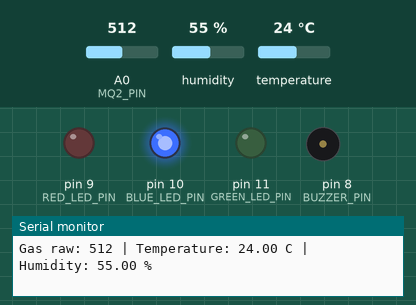
Simulated run of this sketch. Board: Arduino Uno, built with avr-gcc and run on an emulated ATmega328P. Parts: output pins drawn as LEDs (lit = HIGH), buzzer (waves = sounding), the last lines printed to the serial monitor. The test bench sets the inputs (shaded band); at power-on: A0 (MQ2_PIN) = 512, humidity 55 %, temperature 24 °C.

Above: at 2.8 s.
2.9 s: A0 (MQ2_PIN) set to 535
6.4 s: A0 (MQ2_PIN) set to 558
At 9.3 s:
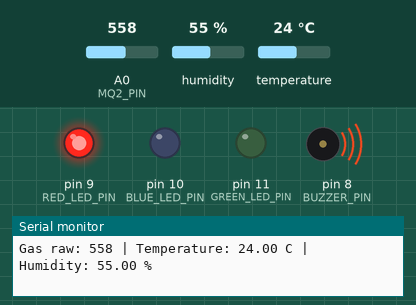
9.6 s: A0 (MQ2_PIN) set to 340
At 10.5 s:
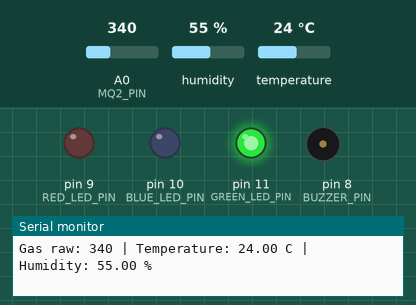
12.3 s: A0 (MQ2_PIN) set to 365
At 14.9 s:
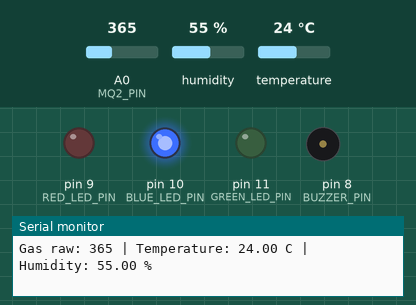
18.3 s: A0 (MQ2_PIN) set to 306
At 19.7 s:
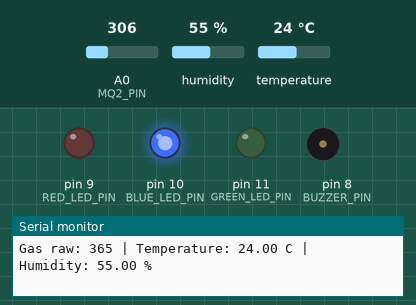
Timing chart, 0 to 21.8 s (numbered marks = the images above; inputs shaded):
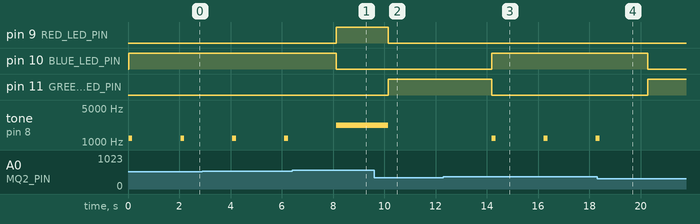

The sketch:

04_Industrial_Gas_Temperature_Monitor.ino
```cpp
#include <DHT.h>

/*
  Industrial Gas and Temperature Monitor - Arduino Uno R3

  Install: "DHT sensor library" by Adafruit.

  Connections:
  MQ-2 analog output -> A0
  DHT11 data -> D2
  Buzzer -> D8
  Red LED -> D9
  Blue LED -> D10
  Green LED -> D11

  Allow the MQ-2 to warm up and calibrate GAS_WARNING_LEVEL.
*/

#define DHT_TYPE DHT11

const byte MQ2_PIN = A0;
const byte DHT_PIN = 2;
const byte BUZZER_PIN = 8;
const byte RED_LED_PIN = 9;
const byte BLUE_LED_PIN = 10;
const byte GREEN_LED_PIN = 11;

const int GAS_WARNING_LEVEL = 350;
const int GAS_DANGER_LEVEL = 550;
const float TEMPERATURE_WARNING_C = 35.0;
const float TEMPERATURE_DANGER_C = 45.0;

DHT dht(DHT_PIN, DHT_TYPE);

void showNormal() {
  digitalWrite(GREEN_LED_PIN, HIGH);
  digitalWrite(BLUE_LED_PIN, LOW);
  digitalWrite(RED_LED_PIN, LOW);
  noTone(BUZZER_PIN);
}

void showWarning() {
  digitalWrite(GREEN_LED_PIN, LOW);
  digitalWrite(BLUE_LED_PIN, HIGH);
  digitalWrite(RED_LED_PIN, LOW);
  tone(BUZZER_PIN, 1200, 150);
}

void showDanger() {
  digitalWrite(GREEN_LED_PIN, LOW);
  digitalWrite(BLUE_LED_PIN, LOW);
  digitalWrite(RED_LED_PIN, HIGH);
  tone(BUZZER_PIN, 2200);
}

void setup() {
  pinMode(BUZZER_PIN, OUTPUT);
  pinMode(RED_LED_PIN, OUTPUT);
  pinMode(BLUE_LED_PIN, OUTPUT);
  pinMode(GREEN_LED_PIN, OUTPUT);

  Serial.begin(9600);
  dht.begin();
}

void loop() {
  const int gasValue = analogRead(MQ2_PIN);
  const float temperature = dht.readTemperature();
  const float humidity = dht.readHumidity();

  if (isnan(temperature) || isnan(humidity)) {
    Serial.println(F("DHT11 read failed."));
    delay(2000);
    return;
  }

  const bool danger = gasValue >= GAS_DANGER_LEVEL ||
                      temperature >= TEMPERATURE_DANGER_C;
  const bool warning = gasValue >= GAS_WARNING_LEVEL ||
                       temperature >= TEMPERATURE_WARNING_C;

  if (danger) {
    showDanger();
  } else if (warning) {
    showWarning();
  } else {
    showNormal();
  }

  Serial.print(F("Gas raw: "));
  Serial.print(gasValue);
  Serial.print(F(" | Temperature: "));
  Serial.print(temperature);
  Serial.print(F(" C | Humidity: "));
  Serial.print(humidity);
  Serial.println(F(" %"));

  delay(2000);
}
```

Measured:
- the behaviour switches between 549 and 550 on A0 (MQ2_PIN) (found by bisection; images 0 and 1)
- the behaviour switches between 349 and 350 on A0 (MQ2_PIN) (found by bisection; images 2 and 3)
- after the input at 6.4 s, pin 9 (RED_LED_PIN): LOW → HIGH after 1.7 s; pin 10 (BLUE_LED_PIN): HIGH → LOW after 1.7 s
- after the input at 9.6 s, pin 9 (RED_LED_PIN): HIGH → LOW after 0.55 s; pin 11 (GREEN_LED_PIN): LOW → HIGH after 0.55 s; tone on pin 8 (BUZZER_PIN): 2200 Hz → silent after 0.55 s
- after the input at 12.3 s, pin 10 (BLUE_LED_PIN): LOW → HIGH after 1.9 s; pin 11 (GREEN_LED_PIN): HIGH → LOW after 1.9 s; tone on pin 8 (BUZZER_PIN): alternates 1200 Hz for 0.15 s and silent for 1.9 s, starting after 1.9 s
- after the input at 18.3 s, pin 10 (BLUE_LED_PIN): HIGH → LOW after 2.0 s; pin 11 (GREEN_LED_PIN): LOW → HIGH after 2.0 s; tone on pin 8 (BUZZER_PIN): goes on until 18.4 s, then stays silent
- by itself, tone on pin 8 (BUZZER_PIN): alternates 1200 Hz for 0.15 s and silent for 1.9 s
